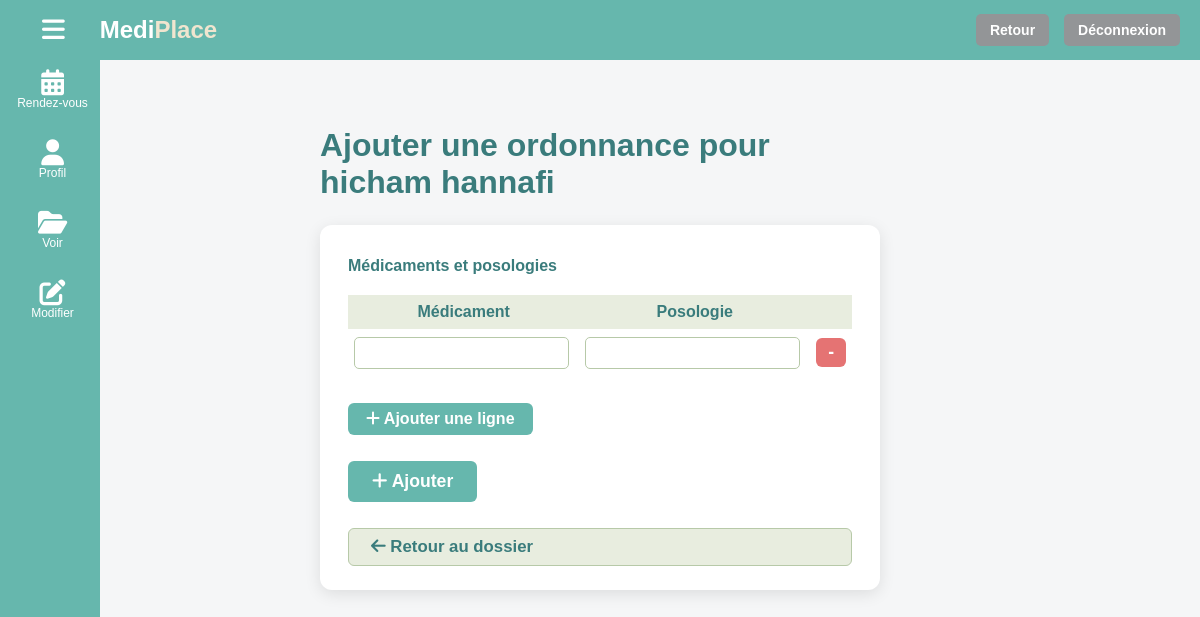
The page /ajout-ordonnance-patient/24/ (signed in) on the database as committed earlier.
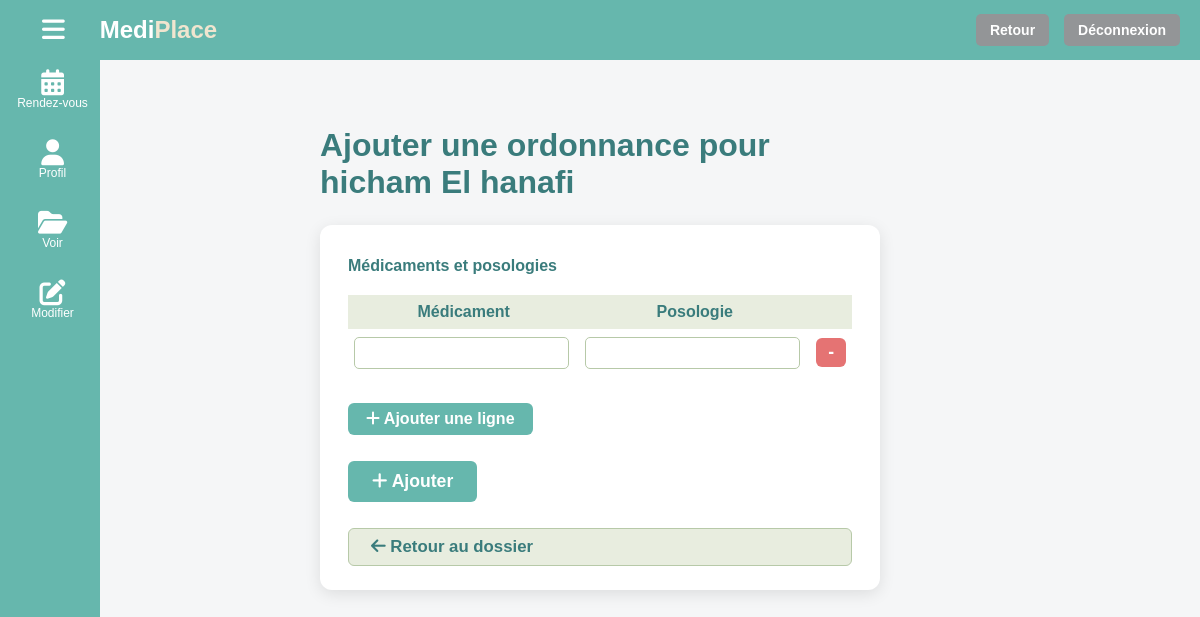
The same page on the database as committed later.
### cabinet/models.py (models this page shows, shortened)
class Patient(models.Model):
    nom = models.CharField(max_length=50)
    prenom = models.CharField(max_length=50)
    email = models.EmailField(unique=True)
    numero_telephone = models.CharField(max_length=15)
    date_naissance = models.DateField()
    mot_de_passe = models.CharField(max_length=128)

### cabinet/views.py (the view)
# urls.py: path('ajout-ordonnance-patient/<int:patient_id>/', views.ajout_ordonnance_patient, name='ajout_ordonnance_patient'),
def ajout_ordonnance_patient(request, patient_id):
    email_med = request.session.get('user_email')
    if not email_med:
        return redirect('login')
    medecin = get_object_or_404(Medecin, email=email_med)
    patient = get_object_or_404(Patient, id=patient_id)
    dossier = DossierMedical.objects.filter(patient=patient).first()
    if request.method == 'POST':
        contenu = request.POST.get('contenu_ordonnance')
        if contenu and dossier:
            Ordonnance.objects.create(dossier_medical=dossier, medecin=medecin, contenu=contenu)
            messages.success(request, "Ordonnance ajoutée avec succès.")
            return redirect(reverse('dossier_patient_med', args=[patient.id]))
    return render(request, 'cabinet/ajout_ordonnance_patient.html', {'patient': patient})

### cabinet/templates/cabinet/ajout_ordonnance_patient.html (shortened to what this page needs)
{% include 'cabinet/headerbasepagemed.html' %}
<div class="main-bg">
  <div class="content-centered">
    <section class="services-section">
      <h2 class="services-title">Ajouter une ordonnance pour {{ patient.nom }} {{ patient.prenom }}</h2>
      <form method="post" class="form-ajout-unique" onsubmit="return prepareOrdonnanceContent();">
        <label>Médicaments et posologies</label>
        <table id="ordotable" class="ordotable">
          <thead>
            <tr>
              <th>Médicament</th>
              <th>Posologie</th>
              <th></th>
            </tr>
          </thead>
          <tbody>
            <tr>
              <td><input type="text" name="medicament" required></td>
              <td><input type="text" name="posologie" required></td>
              <td><button type="button" onclick="removeRow(this)" class="btn-remove">-</button></td>
            </tr>
          </tbody>
        </table>
        <button type="button" onclick="addRow()" class="btn-add"><i class="fa fa-plus"></i> Ajouter une ligne</button>
        <button type="submit" class="btn-ajout-unique"><i class="fa fa-plus"></i> Ajouter</button>
        <a href="{% url 'dossier_patient_med' patient.id %}" class="btn-retour-unique"><i class="fa fa-arrow-left"></i> Retour au dossier</a>
      </form>
    </section>
  </div>
</div>

Rows that differ between the two databases and show on the page:
changed Patient "hicham": prenom "hannafi" → "El hanafi"
